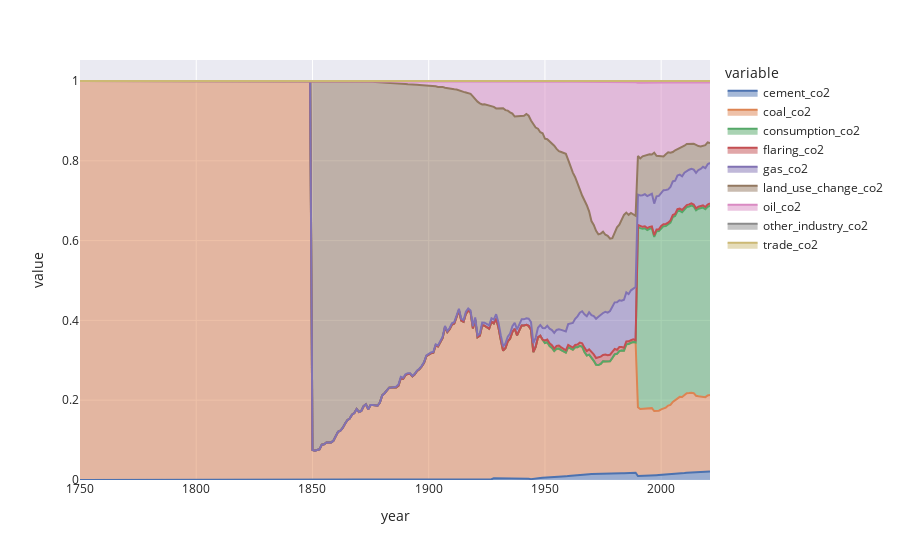

Notebook code for this chart:
### Code cell
fig = normalized_co2_breakdown.plot.area(template="seaborn")
fig.show()

### Figure 1 — Plotly figure (JSON) as saved in the notebook; plotly's stock layout.template omitted (floating-point values rounded to 4 significant figures; data arrays with more than 128 entries replaced by an {"elided": "..."} marker saying what was removed)
{"data": [{"fillpattern": {"shape": ""}, "hovertemplate": "variable=cement_co2<br>year=%{x}<br>value=%{y}<extra></extra>", "legendgroup": "cement_co2", "line": {"color": "rgb(76,114,176)"}, "marker": {"symbol": "circle"}, "mode": "lines", "name": "cement_co2", "orientation": "v", "showlegend": true, "stackgroup": "1", "type": "scatter", "x": {"elided": "272 int values"}, "xaxis": "x", "y": {"elided": "272 float values"}, "yaxis": "y"}, {"fillpattern": {"shape": ""}, "hovertemplate": "variable=coal_co2<br>year=%{x}<br>value=%{y}<extra></extra>", "legendgroup": "coal_co2", "line": {"color": "rgb(221,132,82)"}, "marker": {"symbol": "circle"}, "mode": "lines", "name": "coal_co2", "orientation": "v", "showlegend": true, "stackgroup": "1", "type": "scatter", "x": {"elided": "272 int values"}, "xaxis": "x", "y": {"elided": "272 float values"}, "yaxis": "y"}, {"fillpattern": {"shape": ""}, "hovertemplate": "variable=consumption_co2<br>year=%{x}<br>value=%{y}<extra></extra>", "legendgroup": "consumption_co2", "line": {"color": "rgb(85,168,104)"}, "marker": {"symbol": "circle"}, "mode": "lines", "name": "consumption_co2", "orientation": "v", "showlegend": true, "stackgroup": "1", "type": "scatter", "x": {"elided": "272 int values"}, "xaxis": "x", "y": {"elided": "272 float values"}, "yaxis": "y"}, {"fillpattern": {"shape": ""}, "hovertemplate": "variable=flaring_co2<br>year=%{x}<br>value=%{y}<extra></extra>", "legendgroup": "flaring_co2", "line": {"color": "rgb(196,78,82)"}, "marker": {"symbol": "circle"}, "mode": "lines", "name": "flaring_co2", "orientation": "v", "showlegend": true, "stackgroup": "1", "type": "scatter", "x": {"elided": "272 int values"}, "xaxis": "x", "y": {"elided": "272 float values"}, "yaxis": "y"}, {"fillpattern": {"shape": ""}, "hovertemplate": "variable=gas_co2<br>year=%{x}<br>value=%{y}<extra></extra>", "legendgroup": "gas_co2", "line": {"color": "rgb(129,114,179)"}, "marker": {"symbol": "circle"}, "mode": "lines", "name": "gas_co2", "orientation": "v", "showlegend": true, "stackgroup": "1", "type": "scatter", "x": {"elided": "272 int values"}, "xaxis": "x", "y": {"elided": "272 float values"}, "yaxis": "y"}, {"fillpattern": {"shape": ""}, "hovertemplate": "variable=land_use_change_co2<br>year=%{x}<br>value=%{y}<extra></extra>", "legendgroup": "land_use_change_co2", "line": {"color": "rgb(147,120,96)"}, "marker": {"symbol": "circle"}, "mode": "lines", "name": "land_use_change_co2", "orientation": "v", "showlegend": true, "stackgroup": "1", "type": "scatter", "x": {"elided": "272 int values"}, "xaxis": "x", "y": {"elided": "272 float values"}, "yaxis": "y"}, {"fillpattern": {"shape": ""}, "hovertemplate": "variable=oil_co2<br>year=%{x}<br>value=%{y}<extra></extra>", "legendgroup": "oil_co2", "line": {"color": "rgb(218,139,195)"}, "marker": {"symbol": "circle"}, "mode": "lines", "name": "oil_co2", "orientation": "v", "showlegend": true, "stackgroup": "1", "type": "scatter", "x": {"elided": "272 int values"}, "xaxis": "x", "y": {"elided": "272 float values"}, "yaxis": "y"}, {"fillpattern": {"shape": ""}, "hovertemplate": "variable=other_industry_co2<br>year=%{x}<br>value=%{y}<extra></extra>", "legendgroup": "other_industry_co2", "line": {"color": "rgb(140,140,140)"}, "marker": {"symbol": "circle"}, "mode": "lines", "name": "other_industry_co2", "orientation": "v", "showlegend": true, "stackgroup": "1", "type": "scatter", "x": {"elided": "272 int values"}, "xaxis": "x", "y": {"elided": "272 float values"}, "yaxis": "y"}, {"fillpattern": {"shape": ""}, "hovertemplate": "variable=trade_co2<br>year=%{x}<br>value=%{y}<extra></extra>", "legendgroup": "trade_co2", "line": {"color": "rgb(204,185,116)"}, "marker": {"symbol": "circle"}, "mode": "lines", "name": "trade_co2", "orientation": "v", "showlegend": true, "stackgroup": "1", "type": "scatter", "x": {"elided": "272 int values"}, "xaxis": "x", "y": {"elided": "272 float values"}, "yaxis": "y"}], "layout": {"legend": {"title": {"text": "variable"}, "tracegroupgap": 0}, "margin": {"t": 60}, "xaxis": {"anchor": "y", "domain": [0, 1], "title": {"text": "year"}}, "yaxis": {"anchor": "x", "domain": [0, 1], "title": {"text": "value"}}}}
